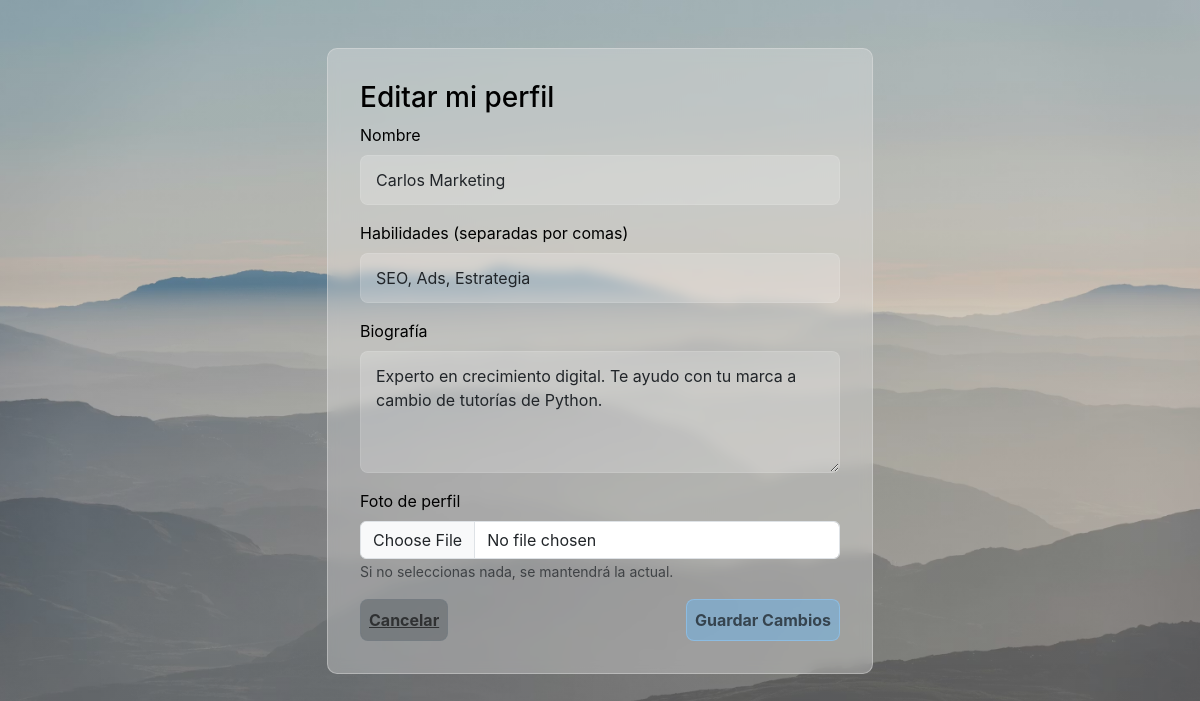
/editar_perfil.php (signed in), run on the app's committed database.
### tables this page shows
CREATE TABLE IF NOT EXISTS usuarios (
    id INT AUTO_INCREMENT PRIMARY KEY,
    nombre VARCHAR(100) NOT NULL,
    email VARCHAR(150) NOT NULL UNIQUE,
    password VARCHAR(255) NOT NULL,
    habilidades TEXT,  
    bio TEXT,
    avatar VARCHAR(255) DEFAULT 'default.png',
    fecha_registro TIMESTAMP DEFAULT CURRENT_TIMESTAMP
);

### phpscripts/editarLogic.php (called while the page is built, shortened)
<?php
include 'phpscripts/dbconn.php';
$user_id = $_SESSION['user_id'];
$stmt = $conn->prepare("SELECT nombre, habilidades, bio, avatar FROM usuarios WHERE id = ?");
$stmt->bind_param("i", $user_id);
$stmt->execute();
$datos = $stmt->get_result()->fetch_assoc();

### editar_perfil.php (the view, shortened to what this page needs)
<?php
include 'phpscripts/editarLogic.php';
?>
<!DOCTYPE html>
<html lang="es">
<head>
    <link href="https://cdn.jsdelivr.net/npm/bootstrap@5.3.0/dist/css/bootstrap.min.css" rel="stylesheet">
    <link href="https://fonts.cdnfonts.com/css/sf-pro-display" rel="stylesheet">
    <link rel="stylesheet" href="css/fonts.css">
    <link rel="stylesheet" href="css/style.css">
    <link rel="stylesheet" href="css/edit-form.css">
</head>
<body>
    <div class="container mt-5">
        <div class="row justify-content-center">
            <div class="col-md-6">
                <div class="edit-container">
                    <div class="">
                        <h3>Editar mi perfil</h3>
                        <form action="" method="POST" enctype="multipart/form-data">
                            <div class="mb-3">
                                <label class="form-label">Nombre</label>
                                <input type="text" name="nombre" class="form-control custom-input"
                                    value="<?php echo htmlspecialchars($datos['nombre']); ?>" required>
                            </div>
                            <div class="mb-3">
                                <label class="form-label">Habilidades (separadas por comas)</label>
                                <input type="text" name="habilidades" class="form-control custom-input"
                                    value="<?php echo htmlspecialchars($datos['habilidades'] ?? ''); ?>">
                            </div>
                            <div class="mb-3">
                                <label class="form-label">Biografía</label>
                                <textarea name="bio" class="form-control custom-input"
                                    rows="4"><?php echo htmlspecialchars($datos['bio'] ?? ''); ?></textarea>
                            </div>
                            <div class="mb-3">
                                <label class="form-label">Foto de perfil</label>
                                <input type="file" name="foto" class="form-control" accept="image/*">
                                <small class="text-muted">Si no seleccionas nada, se mantendrá la actual.</small>
                            </div>
                            <div class="d-flex justify-content-between">
                                <a href="perfil.php" class="button-cancel">Cancelar</a>
                                <button type="submit" class="button-save">Guardar Cambios</button>
                            </div>
                        </form>
                    </div>
                </div>
            </div>
        </div>
    </div>
</body>
</html>

### css/style.css (style rules this page uses)
body { font-family: 'SF Pro Display', sans-serif; background: linear-gradient(rgba(18, 18, 18, 0.2), rgba(18, 18, 18, 0.2)), url(../img/wall1.avif); background-size: cover; background-position: center; background-repeat: no-repeat; background-attachment: fixed; color: black; min-height: 100vh; margin: 0; }

### css/edit-form.css (style rules this page uses)
.edit-container { background-color: rgba(230, 230, 230, 0.35); backdrop-filter: blur(6px); border: 1px solid rgba(230, 230, 230, 0.4); border-radius: 10px; width: 100%; padding: 2rem; }
.custom-input { background-color: rgba(255, 255, 255, 0.2); padding: 12px 15px; border-radius: 8px; border: 1px solid rgba(255, 255, 255, 0.3); transition: all 0.3s ease; }
.button-save { background-color: rgba(98, 187, 255, 0.4); padding: 0.5rem; border: 1px solid rgba(147, 208, 255, 0.5); border-radius: 8px; color: rgba(0, 0, 0, 0.6); font-weight: bold; transition: all 0.3s ease; }
.button-cancel { background-color: rgba(76, 83, 88, 0.4); padding: 0.5rem; border: 1px solid rgba(116, 126, 133, 0.5); border-radius: 8px; color: rgba(0, 0, 0, 0.6); font-weight: bold; transition: all 0.3s ease; }

### data on the page
usuarios: nombre "Carlos Marketing", habilidades "SEO, Ads, Estrategia", bio "Experto en crecimiento digital. Te ayudo con tu marca a cambio de tutorías de Python."
